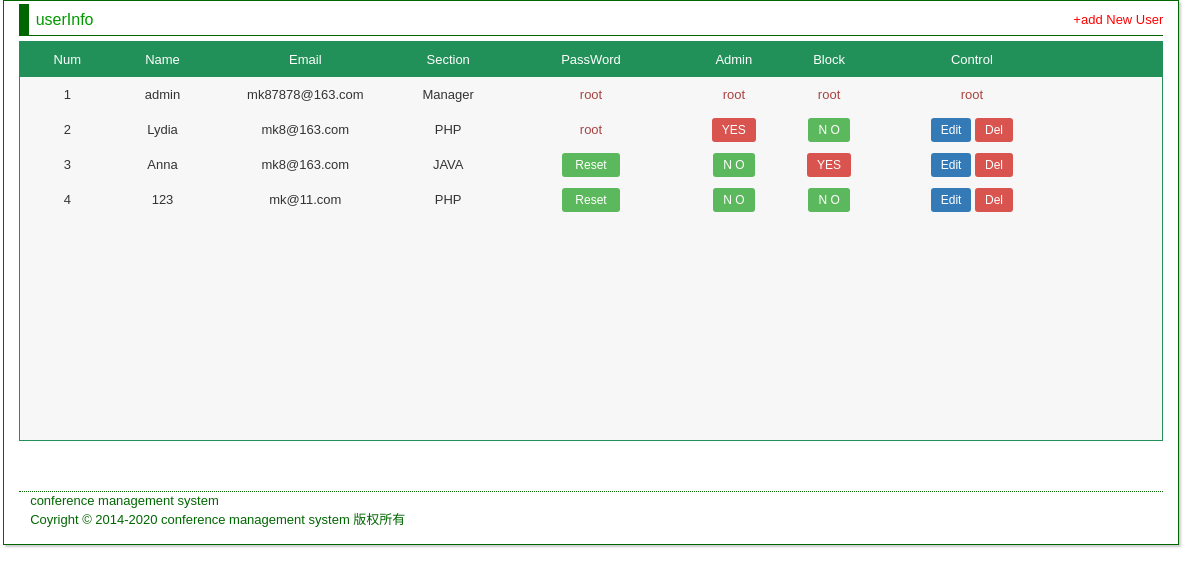
Screenshot of /adminUser.php?rePw=1&userId=3 with the database file from the repository.
### tables this page shows
CREATE TABLE `user` (
  `id` int(11) NOT NULL,
  `userName` varchar(300) NOT NULL,
  `passWord` varchar(300) NOT NULL,
  `email` varchar(300) NOT NULL,
  `admin` tinyint(4) NOT NULL DEFAULT '0',
  `block` tinyint(4) NOT NULL DEFAULT '0' COMMENT '冻结用户属性',
  `sectionId` int(11) NOT NULL COMMENT '部门id'
);

CREATE TABLE `section` (
  `id` int(11) NOT NULL,
  `section` varchar(300) NOT NULL COMMENT '部门名称',
  `sectionDetails` varchar(7000) DEFAULT NULL
);

### adminUser.php (the view, shortened to what this page needs)
<!DOCTYPE html>
<html lang="en">
<head>
  <link rel="stylesheet" href="bootstrap-3.3.5-dist/css/bootstrap.css">
  <link href="css/main.css" rel="stylesheet" type="text/css" />
  <link href="css/common.css" rel="stylesheet" type="text/css" />
  <link rel="stylesheet" href="css/list.css">
</head>
<?php
include_once 'config/config.php';
$sql = "SELECT user.*,section.section FROM user,section WHERE user.sectionId = section.id";
$re = $db -> query($sql);
$yes='btn-danger';
$no='btn-success';
?>
<body>
<div id="listBox" >
  <div id="title">
    <ul>
      <li><span><a href="#">userInfo</a></span></li>
    </ul>
    <a style="color: red" class=" glyphicon-plus pull-right newUer" href="register.php" target="_parent">add New User</a>
    </div>
  <div id="content">
    <div class="container-fluid listBg contentHig">
      <div class="row text-center title">
        <div class="col-xs-1 num">Num</div>
        <div class="col-xs-1 name">Name</div>
        <div class="col-xs-2 email">Email</div>
        <div class="col-xs-1 section">Section</div>
        <div class="col-xs-2 password">PassWord</div>
        <div class="col-xs-1 admin">Admin</div>
        <div class="col-xs-1 block">Block</div>
        <div class="col-xs-2 control">Control</div>
      </div>
      <?php
      $i = 1;
      while ($info = $re -> fetch()) {
      ?>
      <div class="row text-center listItem">
        <div class="col-xs-1"><?php echo $i; ?></div>
        <div class="col-xs-1"><?php echo $info['userName'] ?></div>
        <div class="col-xs-2"><?php echo $info['email'] ?></div>
        <div class="col-xs-1"><?php echo $info['section'] ?></div>
        <div class="col-xs-2">
          <?php if($info['admin'] != 1){?>
          <a class="btn-sm btn-success rePassword"
             href="adminUser.php?rePw=1&userId=<?php echo $info['id'] ?>">
            &nbsp;Reset&nbsp;
          </a>
          <?php }else{
            echo "<span class='text-danger root'>root</span>";
          }  ?>
        </div>
        <?php if($info['userName'] != 'admin'){?>
        <div class="col-xs-1">
          <a href="adminUser.php?admin=<?php echo $info['admin'] ?>&userId=<?php echo $info['id'] ?>" class="btn-sm <?php echo $info['admin'] ? $yes:$no; ?>"><?php echo $info['admin'] ? 'YES':'N O'; ?></a>
        </div>
        <div class="col-xs-1">
          <a href="adminUser.php?block=<?php echo $info['block'] ?>&userId=<?php echo $info['id'] ?>" class="btn-sm <?php echo $info['block'] ? $yes:$no; ?>"><?php echo $info['block'] ? 'YES':'N O'; ?></a>
        </div>
        <div class="col-xs-2">
            <a  class="btn-sm btn-primary edit" data-toggle="modal" data-target="#Modal-<?php echo $i; ?>" >Edit</a>
            <a  class="btn-sm btn-danger del" href="adminUser.php?del=1&userId=<?php echo $info['id'] ?>" >Del</a>
        </div>
        <?php }else{?>
          <div class="col-xs-1">
            <span class=' text-danger root'>root</span>
          </div>
          <div class="col-xs-1">
            <span class=' text-danger root'>root</span>
          </div>
          <div class="col-xs-2">
            <span class=' text-danger root'>root</span>
          </div>
        <?php }  ?>
      </div>
      <?php
        $i++;
      }
      ?>
    </div>
  </div>
  <div id="contact">
    <ul>
        <li> conference management system</li>
        <li>  Coyright © 2014-2020 conference management system 版权所有</li>
    </ul>
</div>
</div>
</body>
</html>

### css/main.css (style rules this page uses)
#listBox { width: 98%; height: auto; padding: 3px; margin-left: 3px; border: 1px solid#006600; -moz-box-shadow: 2px 2px 2px rgba(195, 193, 193, 0.84); box-shadow: 2px 2px 2px rgba(195, 193, 193, 0.84); }
#title { line-height: 32px; height: 32px; width: 98%; margin: 0 auto; border-bottom: 1px solid#006600; border-left: 10px solid #006600; }
#title li { float: left; margin: 0 7px; }
#listBox #title ul li a { font-size: 16px; }
#title li span a { color: #009900; }
#content { width: 98%; height: 440px; padding: 0px; clear: both; float: none; margin: 5px auto; }
#contact { width: 98%; height: 40px; border-top: 1px dotted #006600; color: #006600; clear: both; float: none; margin-top: 10px; margin-right: auto; margin-bottom: 10px; margin-left: auto; }
#contact ul { padding-left: 1%; }

### css/common.css (style rules this page uses)
*,body { font-family: Arial,Menlo,monospace,"Courier New", Courier; font-size: 13px; margin: 0; padding: 0; }
ul,dl,dd,dt { list-style-type: none; margin: 0px; padding: 0px; }
a { text-decoration: none; cursor: pointer; }

### css/list.css (style rules this page uses)
.listBg { background-color: #f7f7f7; border: #229159 solid 1px; }
.contentHig { height: 400px; }
.title { line-height: 35px; font-size: 20px; background-color: #229159; color: white; }
.listItem { line-height: 35px; }

### rows the page displays
user: userName "admin", email "mk87878@163.com", sectionId.section "Manager", admin "root"
user: userName "Lydia", email "mk8@163.com", sectionId.section "PHP", admin "root", block "N O"
user: userName "Anna", email "mk8@163.com", sectionId.section "JAVA", admin "N O", block "YES"
user: userName "123", email "mk@11.com", sectionId.section "PHP", admin "N O", block "N O"
